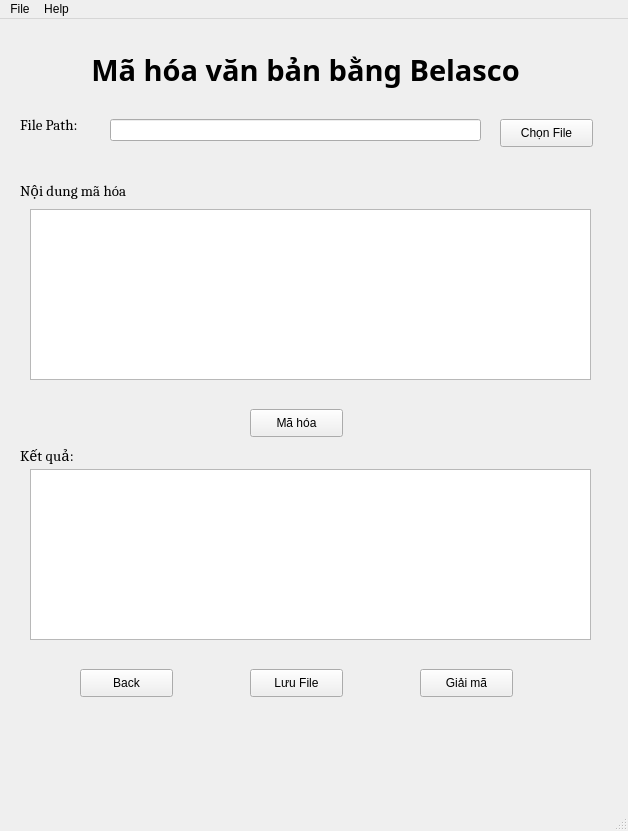
<?xml version="1.0" encoding="UTF-8"?>
<ui version="4.0">
 <class>MainWindow</class>
 <widget class="QMainWindow" name="MainWindow">
  <property name="geometry">
   <rect>
    <x>0</x>
    <y>0</y>
    <width>628</width>
    <height>831</height>
   </rect>
  </property>
  <property name="windowTitle">
   <string>MainWindow</string>
  </property>
  <widget class="QWidget" name="centralwidget">
   <widget class="QLineEdit" name="EdtPath">
    <property name="geometry">
     <rect>
      <x>110</x>
      <y>100</y>
      <width>371</width>
      <height>22</height>
     </rect>
    </property>
   </widget>
   <widget class="QPushButton" name="btnBack">
    <property name="geometry">
     <rect>
      <x>80</x>
      <y>650</y>
      <width>93</width>
      <height>28</height>
     </rect>
    </property>
    <property name="font">
     <font>
      <pointsize>9</pointsize>
     </font>
    </property>
    <property name="text">
     <string>Back</string>
    </property>
   </widget>
   <widget class="QPushButton" name="btnChonFile">
    <property name="geometry">
     <rect>
      <x>500</x>
      <y>100</y>
      <width>93</width>
      <height>28</height>
     </rect>
    </property>
    <property name="font">
     <font>
      <pointsize>9</pointsize>
     </font>
    </property>
    <property name="text">
     <string>Chọn File</string>
    </property>
   </widget>
   <widget class="QPushButton" name="btnMaHoaBelasco">
    <property name="geometry">
     <rect>
      <x>250</x>
      <y>390</y>
      <width>93</width>
      <height>28</height>
     </rect>
    </property>
    <property name="font">
     <font>
      <pointsize>9</pointsize>
     </font>
    </property>
    <property name="text">
     <string>Mã hóa</string>
    </property>
   </widget>
   <widget class="QPushButton" name="btnSave">
    <property name="geometry">
     <rect>
      <x>250</x>
      <y>650</y>
      <width>93</width>
      <height>28</height>
     </rect>
    </property>
    <property name="font">
     <font>
      <pointsize>9</pointsize>
     </font>
    </property>
    <property name="text">
     <string>Lưu File</string>
    </property>
   </widget>
   <widget class="QLabel" name="label_3">
    <property name="geometry">
     <rect>
      <x>20</x>
      <y>150</y>
      <width>171</width>
      <height>41</height>
     </rect>
    </property>
    <property name="font">
     <font>
      <family>Cambria</family>
      <pointsize>11</pointsize>
      <weight>50</weight>
      <bold>false</bold>
     </font>
    </property>
    <property name="text">
     <string>Nội dung mã hóa</string>
    </property>
   </widget>
   <widget class="QLabel" name="label_4">
    <property name="geometry">
     <rect>
      <x>20</x>
      <y>420</y>
      <width>141</width>
      <height>31</height>
     </rect>
    </property>
    <property name="font">
     <font>
      <family>Cambria</family>
      <pointsize>11</pointsize>
      <weight>50</weight>
      <bold>false</bold>
     </font>
    </property>
    <property name="text">
     <string>Kết quả:</string>
    </property>
   </widget>
   <widget class="QTextEdit" name="input">
    <property name="geometry">
     <rect>
      <x>30</x>
      <y>190</y>
      <width>561</width>
      <height>171</height>
     </rect>
    </property>
   </widget>
   <widget class="QLabel" name="label_2">
    <property name="geometry">
     <rect>
      <x>20</x>
      <y>90</y>
      <width>81</width>
      <height>31</height>
     </rect>
    </property>
    <property name="font">
     <font>
      <family>Cambria</family>
      <pointsize>11</pointsize>
      <weight>50</weight>
      <bold>false</bold>
     </font>
    </property>
    <property name="text">
     <string>File Path:</string>
    </property>
   </widget>
   <widget class="QLabel" name="label">
    <property name="geometry">
     <rect>
      <x>30</x>
      <y>0</y>
      <width>551</width>
      <height>101</height>
     </rect>
    </property>
    <property name="font">
     <font>
      <family>Sitka Heading Semibold</family>
      <pointsize>22</pointsize>
      <weight>75</weight>
      <bold>true</bold>
     </font>
    </property>
    <property name="text">
     <string>Mã hóa văn bản bằng Belasco</string>
    </property>
    <property name="alignment">
     <set>Qt::AlignCenter</set>
    </property>
   </widget>
   <widget class="QPushButton" name="btnGiaiMaBelasco">
    <property name="geometry">
     <rect>
      <x>420</x>
      <y>650</y>
      <width>93</width>
      <height>28</height>
     </rect>
    </property>
    <property name="font">
     <font>
      <pointsize>9</pointsize>
     </font>
    </property>
    <property name="text">
     <string>Giải mã</string>
    </property>
   </widget>
   <widget class="QTextEdit" name="result">
    <property name="geometry">
     <rect>
      <x>30</x>
      <y>450</y>
      <width>561</width>
      <height>171</height>
     </rect>
    </property>
   </widget>
  </widget>
  <widget class="QMenuBar" name="menubar">
   <property name="geometry">
    <rect>
     <x>0</x>
     <y>0</y>
     <width>628</width>
     <height>26</height>
    </rect>
   </property>
   <widget class="QMenu" name="menuFile">
    <property name="title">
     <string>File</string>
    </property>
    <addaction name="actionOpen_File"/>
    <addaction name="actionSave_File"/>
    <addaction name="separator"/>
    <addaction name="actionExit"/>
   </widget>
   <widget class="QMenu" name="menuHelp">
    <property name="title">
     <string>Help</string>
    </property>
   </widget>
   <addaction name="menuFile"/>
   <addaction name="menuHelp"/>
  </widget>
  <widget class="QStatusBar" name="statusbar"/>
  <action name="actionOpen_File">
   <property name="text">
    <string>Open File</string>
   </property>
  </action>
  <action name="actionSave_File">
   <property name="text">
    <string>Save File</string>
   </property>
  </action>
  <action name="actionExit">
   <property name="text">
    <string>Exit</string>
   </property>
  </action>
 </widget>
 <resources/>
 <connections/>
</ui>
